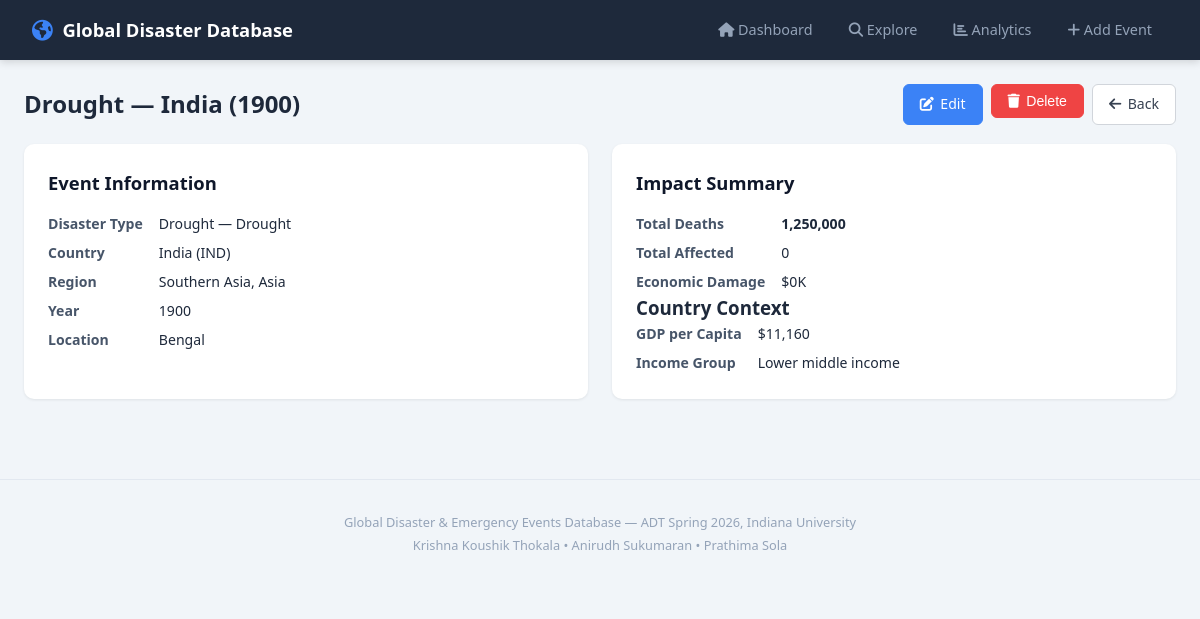
/disaster/2, run on the app's committed database.
### tables this page shows
CREATE TABLE disaster_types (
        type_id INTEGER PRIMARY KEY AUTOINCREMENT,
        type_name TEXT NOT NULL, subtype_name TEXT NOT NULL DEFAULT 'General',
        disaster_group TEXT NOT NULL DEFAULT 'Natural',
        UNIQUE(type_name, subtype_name)
    );

CREATE TABLE countries (
        country_id INTEGER PRIMARY KEY AUTOINCREMENT,
        country_name TEXT NOT NULL, iso_code TEXT NOT NULL UNIQUE,
        region_id INTEGER NOT NULL, population INTEGER,
        gdp_per_capita REAL, income_group TEXT,
        FOREIGN KEY (region_id) REFERENCES regions(region_id)
    );

CREATE TABLE disasters (
        disaster_id INTEGER PRIMARY KEY AUTOINCREMENT,
        country_id INTEGER NOT NULL, type_id INTEGER NOT NULL,
        year INTEGER NOT NULL CHECK(year >= 1900 AND year <= 2100),
        start_month INTEGER, start_day INTEGER,
        end_year INTEGER, end_month INTEGER, end_day INTEGER,
        location TEXT,
        total_deaths INTEGER DEFAULT 0, total_affected INTEGER DEFAULT 0,
        total_damage_usd REAL DEFAULT 0,
        FOREIGN KEY (country_id) REFERENCES countries(country_id),
        FOREIGN KEY (type_id) REFERENCES disaster_types(type_id)
    );

CREATE TABLE regions (
        region_id INTEGER PRIMARY KEY AUTOINCREMENT,
        region_name TEXT NOT NULL UNIQUE, continent TEXT NOT NULL
    );

### app.py (the view)
@app.route("/disaster/<int:disaster_id>")
def disaster_detail(disaster_id):
    db = get_db()
    disaster = db.execute("""
        SELECT d.*, dt.type_name, dt.subtype_name, c.country_name, c.iso_code,
               r.region_name, r.continent, c.gdp_per_capita, c.income_group,
               im.no_injured, im.no_affected, im.no_homeless
        FROM disasters d
        JOIN disaster_types dt ON d.type_id = dt.type_id
        JOIN countries c ON d.country_id = c.country_id
        JOIN regions r ON c.region_id = r.region_id
        LEFT JOIN impact_metrics im ON d.disaster_id = im.disaster_id
        WHERE d.disaster_id = ?
    """, (disaster_id,)).fetchone()
    db.close()
    if not disaster:
        flash("Disaster not found.", "error")
        return redirect(url_for("explore"))
    return render_template("detail.html", d=disaster)

### app.py (called while the page is built)
def get_db():
    conn = sqlite3.connect(DB_PATH)
    conn.row_factory = sqlite3.Row
    conn.execute("PRAGMA foreign_keys = ON;")
    return conn

### templates/detail.html (shortened to what this page needs)
{% extends "base.html" %}
{% block content %}
<div class="detail-header">
    <h1>{{ d.type_name }} — {{ d.country_name }} ({{ d.year }})</h1>
    <div class="detail-actions">
        <a href="{{ url_for('edit_disaster', disaster_id=d.disaster_id) }}" class="btn btn-primary"><i class="fas fa-edit"></i> Edit</a>
        <form action="{{ url_for('delete_disaster', disaster_id=d.disaster_id) }}" method="POST" style="display:inline"
              onsubmit="return confirm('Are you sure you want to delete this disaster record?')">
            <button type="submit" class="btn btn-danger"><i class="fas fa-trash"></i> Delete</button>
        </form>
        <a href="{{ url_for('explore') }}" class="btn"><i class="fas fa-arrow-left"></i> Back</a>
    </div>
</div>
<div class="grid-2">
    <div class="card">
        <h2>Event Information</h2>
        <dl class="detail-list">
            <dt>Disaster Type</dt><dd>{{ d.type_name }}{% if d.subtype_name and d.subtype_name != 'General' %} — {{ d.subtype_name }}{% endif %}</dd>
            <dt>Country</dt><dd>{{ d.country_name }} ({{ d.iso_code }})</dd>
            <dt>Region</dt><dd>{{ d.region_name }}, {{ d.continent }}</dd>
            <dt>Year</dt><dd>{{ d.year }}{% if d.start_month %}/{{ d.start_month }}{% if d.start_day %}/{{ d.start_day }}{% endif %}{% endif %}</dd>
            {% if d.location %}<dt>Location</dt><dd>{{ d.location }}</dd>{% endif %}
        </dl>
    </div>
    <div class="card">
        <h2>Impact Summary</h2>
        <dl class="detail-list">
            <dt>Total Deaths</dt><dd class="stat-highlight">{{ "{:,}".format(d.total_deaths or 0) }}</dd>
            <dt>Total Affected</dt><dd>{{ "{:,}".format(d.total_affected or 0) }}</dd>
            <dt>Economic Damage</dt><dd>${{ "{:,.0f}".format(d.total_damage_usd or 0) }}K</dd>
        </dl>
        <h3>Country Context</h3>
        <dl class="detail-list">
            {% if d.gdp_per_capita %}<dt>GDP per Capita</dt><dd>${{ "{:,.0f}".format(d.gdp_per_capita) }}</dd>{% endif %}
            {% if d.income_group %}<dt>Income Group</dt><dd>{{ d.income_group }}</dd>{% endif %}
        </dl>
    </div>
</div>
{% endblock %}

### static/css/style.css (style rules this page uses)
* { margin: 0; padding: 0; box-sizing: border-box; }
body { font-family: 'Segoe UI', system-ui, -apple-system, sans-serif; background: #f1f5f9; color: #1e293b; line-height: 1.6; }
.card { background: white; border-radius: 10px; padding: 1.5rem; box-shadow: 0 1px 3px rgba(0,0,0,0.08); margin-bottom: 1.5rem; }
.card h2 { font-size: 1.15rem; font-weight: 600; margin-bottom: 1rem; color: #0f172a; }
.grid-2 { display: grid; grid-template-columns: 1fr 1fr; gap: 1.5rem; }
.btn { display: inline-flex; align-items: center; gap: 0.4rem; padding: 0.5rem 1rem; border: 1px solid #d1d5db; border-radius: 6px; background: white; color: #374151; font-size: 0.88rem; cursor: pointer; text-decoration: none; transition: all 0.15s; }
.btn-primary { background: #3b82f6; color: white; border-color: #3b82f6; }
.btn-danger { background: #ef4444; color: white; border-color: #ef4444; }
.detail-header { display: flex; justify-content: space-between; align-items: center; flex-wrap: wrap; gap: 1rem; margin-bottom: 1.2rem; }
.detail-header h1 { font-size: 1.5rem; }
.detail-actions { display: flex; gap: 0.5rem; }
.detail-list { display: grid; grid-template-columns: auto 1fr; gap: 0.4rem 1rem; }
.detail-list dt { font-weight: 600; color: #475569; font-size: 0.88rem; }
.detail-list dd { color: #1e293b; font-size: 0.88rem; }
.stat-highlight { font-size: 1.3rem; font-weight: 700; color: #dc2626; }

### data on the page
disaster_types: type_name "Drought", subtype_name "Drought"
countries: country_name "India", iso_code "IND", gdp_per_capita "11,160", income_group "Lower middle income"
disasters: year "1900", location "Bengal", total_deaths "1,250,000", total_affected "0", total_damage_usd "0"
regions: region_name "Southern Asia", continent "Asia"
